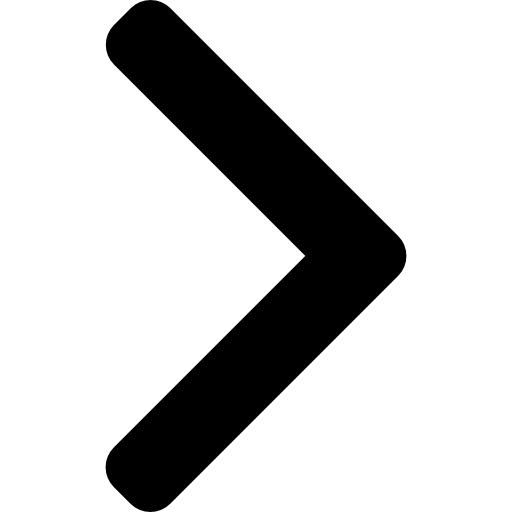
#> input picture images/right-arrow.png, 512 x 512 px
$ python fuck.py
#> lines starting #> are read from the running program, lines starting #| are printed output that depends on the picture
from PIL import Image

img = Image.open("images/right-arrow.png").convert("RGBA")
#> img is the input picture: PIL image 512x512 RGBA; mean R, G, B, A 202.5, 202.5, 202.5, 51.7
img.resize((128, 128)).save("images/right-arrow-min.png", "PNG")
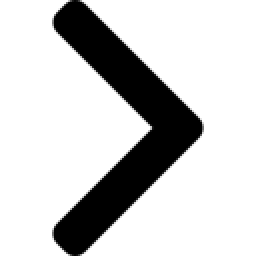
#> saved as right-arrow-min.png: PIL image 128x128 RGBA (shown 2 times larger); mean R, G, B, A 0, 0, 0, 51.7; transparent parts drawn white

$ run again, with images/cutlery.png copied over images/right-arrow.png
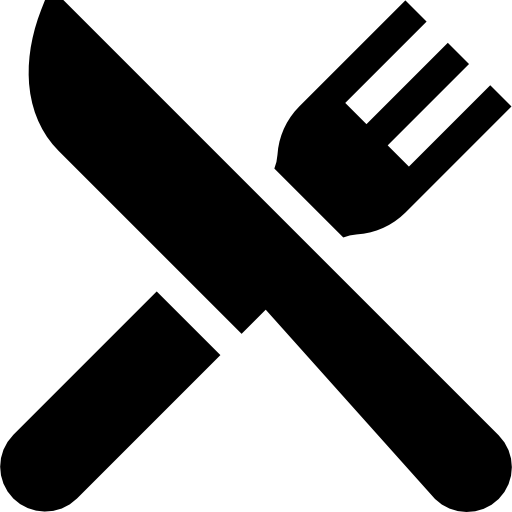
#> input picture images/cutlery.png, 512 x 512 px
#> img is the input picture: PIL image 512x512 RGBA; mean R, G, B, A 148.5, 148.5, 148.5, 104.3
#> `img.resize((128, 128)).save("images/right-arrow-min.png", "PNG")`:
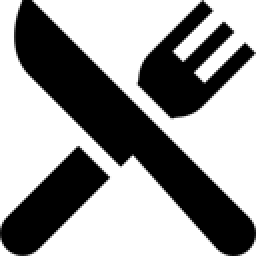
#> saved as right-arrow-min.png: PIL image 128x128 RGBA (shown 2 times larger); mean R, G, B, A 0, 0, 0, 104.4; transparent parts drawn white
